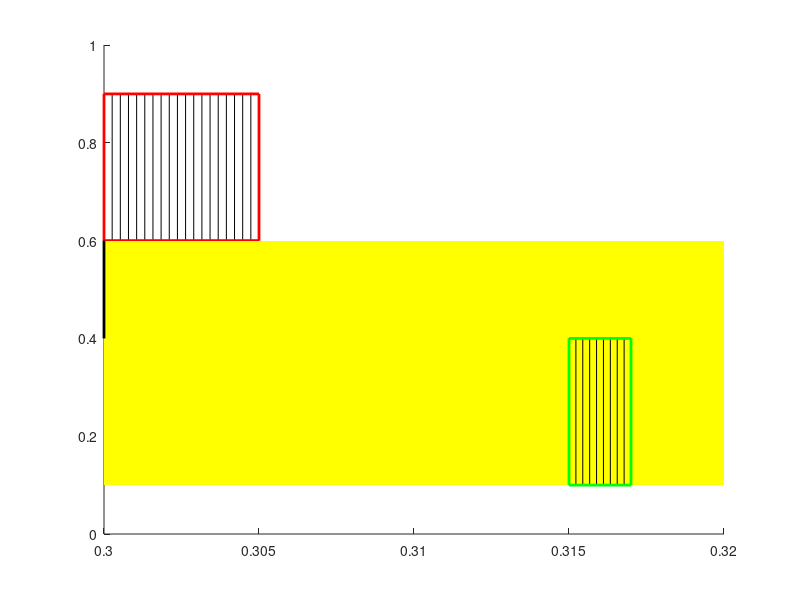

The MATLAB source for this figure: (Note: this script raises an error after producing the figure.)
%% Visualization of Type A
f = figure;
max_delay = .02;

% Plot first PLs burst
pls_burst1_start = .3;
pls_burst1_end = .305;
pls_burst1_num_spikes = 20;
pls_burst1 = linspace(pls_burst1_start, pls_burst1_end,pls_burst1_num_spikes)';

pls_spikes = pls_burst1;
line([pls_spikes, pls_spikes]', repmat([1-.4; 1-.1],[1,length(pls_spikes)]),'Color','black');

patch([pls_burst1_start, pls_burst1_end, pls_burst1_end, pls_burst1_start],...
    [1-.4, 1-.4, 1-.1, 1-.1], 'red', 'FaceColor', 'none', 'EdgeColor', 'red', 'LineWidth',2)

patch([pls_burst1_start, pls_burst1_start+max_delay, pls_burst1_start+max_delay, pls_burst1_start],...
    [1-.4, 1-.4, 1-.9, 1-.9], 'yellow', 'FaceColor', 'yellow', 'EdgeColor', 'none', 'LineWidth',1);

% Plot first correlated striosomal burst
strio_burst1_start = .32-.005;
strio_burst1_end = .322-.005;
strio_burst1_num_spikes = 10;
strio_burst1 = linspace(strio_burst1_start, strio_burst1_end,strio_burst1_num_spikes)';

strio_spikes = strio_burst1;
line([strio_spikes, strio_spikes]', repmat([1-.9; 1-.6],[1,length(strio_spikes)]),'Color','black');

patch([strio_burst1_start, strio_burst1_end, strio_burst1_end, strio_burst1_start],...
    [1-.9, 1-.9, 1-.6, 1-.6], 'red', 'FaceColor', 'none', 'EdgeColor', 'green', 'LineWidth',2);
line([pls_burst1_start, pls_burst1_start], [1-.4, 1-.6], 'Color','black', 'LineWidth',2);
arrow([pls_burst1_start,1-.6], [strio_burst1_start, 1-.6],'LineWidth',2);

% Plot strio firing rate
X = 0.3:.005:0.335;
Y = ([3, 3, 2.5, 3, 1.5, 1, 1, 1]-3)/5;
hold on;
patch([strio_burst1_start, strio_burst1_start+.5, strio_burst1_start+.5, strio_burst1_start],...
    [0, 0, -.4, -.4], 'yellow', 'FaceColor', 'yellow', 'EdgeColor', 'none', 'LineWidth',1);
stairs(X,Y, 'Color', 'blue', 'LineWidth', 2);
hold off;
xlim([.295 .331])

fig_dir = [ROOT_DIR 'Review/Patterns/'];
if ~exist(fig_dir, 'dir')
    mkdir(fig_dir);
end
saveas(f,[fig_dir 'Example of Type A'], 'fig');
saveas(f,[fig_dir 'Example of Type A'], 'epsc2');
saveas(f,[fig_dir 'Example of Type A'], 'jpg');

%% Type C
f = figure;
% Plot first PLs burst
pls_burst1_start = .3;
pls_burst1_end = .305;
pls_burst1_num_spikes = 20;
pls_burst1 = linspace(pls_burst1_start, pls_burst1_end,pls_burst1_num_spikes)';

pls_spikes = pls_burst1;
line([pls_spikes, pls_spikes]', repmat([1-.4; 1-.1],[1,length(pls_spikes)]),'Color','black');

patch([pls_burst1_start, pls_burst1_end, pls_burst1_end, pls_burst1_start],...
    [1-.4, 1-.4, 1-.1, 1-.1], 'red', 'FaceColor', 'none', 'EdgeColor', 'red', 'LineWidth',2)

patch([pls_burst1_start, pls_burst1_start+max_delay, pls_burst1_start+max_delay, pls_burst1_start],...
    [-.5, -.5, 0, 0], 'yellow', 'FaceColor', 'yellow', 'EdgeColor', 'none', 'LineWidth',1);

% Plot first correlated striosomal burst
strio_burst1_start = .32-.005;
strio_burst1_end = .322-.005;
strio_burst1_num_spikes = 10;
strio_burst1 = linspace(strio_burst1_start, strio_burst1_end,strio_burst1_num_spikes)';

% patch([pls_burst1_end, strio_burst1_start, strio_burst1_start, pls_burst1_end],...
%     [-.4, -.4, -.9, -.9], 'yellow', 'FaceColor', 'yellow', 'EdgeColor', 'none', 'LineWidth',1);

strio_spikes = strio_burst1;
line([strio_spikes, strio_spikes]', repmat([0; -.5],[1,length(strio_spikes)]),'Color','black');

patch([pls_burst1_start, strio_burst1_start, strio_burst1_start, pls_burst1_start],...
    [.1, .1, .6, .6], 'yellow', 'FaceColor', 'yellow', 'EdgeColor', 'none', 'LineWidth',2);

patch([strio_burst1_start, strio_burst1_end, strio_burst1_end, strio_burst1_start],...
    [-.5, -.5, 0, 0], 'red', 'FaceColor', 'none', 'EdgeColor', 'blue', 'LineWidth',2);
line([pls_burst1_start, pls_burst1_start], [.6, 0], 'Color','black', 'LineWidth',2);
arrow([pls_burst1_start,0], [strio_burst1_start, 0],'LineWidth',2);

% SWN burst...
strio_burst1_start = .325;
strio_burst1_end = .325 + .01*2/3;
strio_burst1_num_spikes = 20;
strio_burst1 = linspace(strio_burst1_start, strio_burst1_end,strio_burst1_num_spikes)';

% patch([pls_burst1_end, strio_burst1_start, strio_burst1_start, pls_burst1_end],...
%     [-.4, -.4, -.9, -.9], 'yellow', 'FaceColor', 'yellow', 'EdgeColor', 'none', 'LineWidth',1);

strio_spikes = strio_burst1;
line([strio_spikes, strio_spikes]', repmat([.4; .1],[1,length(strio_spikes)]),'Color','black');

patch([strio_burst1_start, strio_burst1_end, strio_burst1_end, strio_burst1_start],...
    [.4, .4, .1, .1], 'red', 'FaceColor', 'none', 'EdgeColor', 'green', 'LineWidth',2);

xlim([.295 .333])

fig_dir = [ROOT_DIR 'Review/Patterns/'];
if ~exist(fig_dir, 'dir')
    mkdir(fig_dir);
end
saveas(f,[fig_dir 'Example of Type C'], 'fig');
saveas(f,[fig_dir 'Example of Type C'], 'epsc2');
saveas(f,[fig_dir 'Example of Type C'], 'jpg');